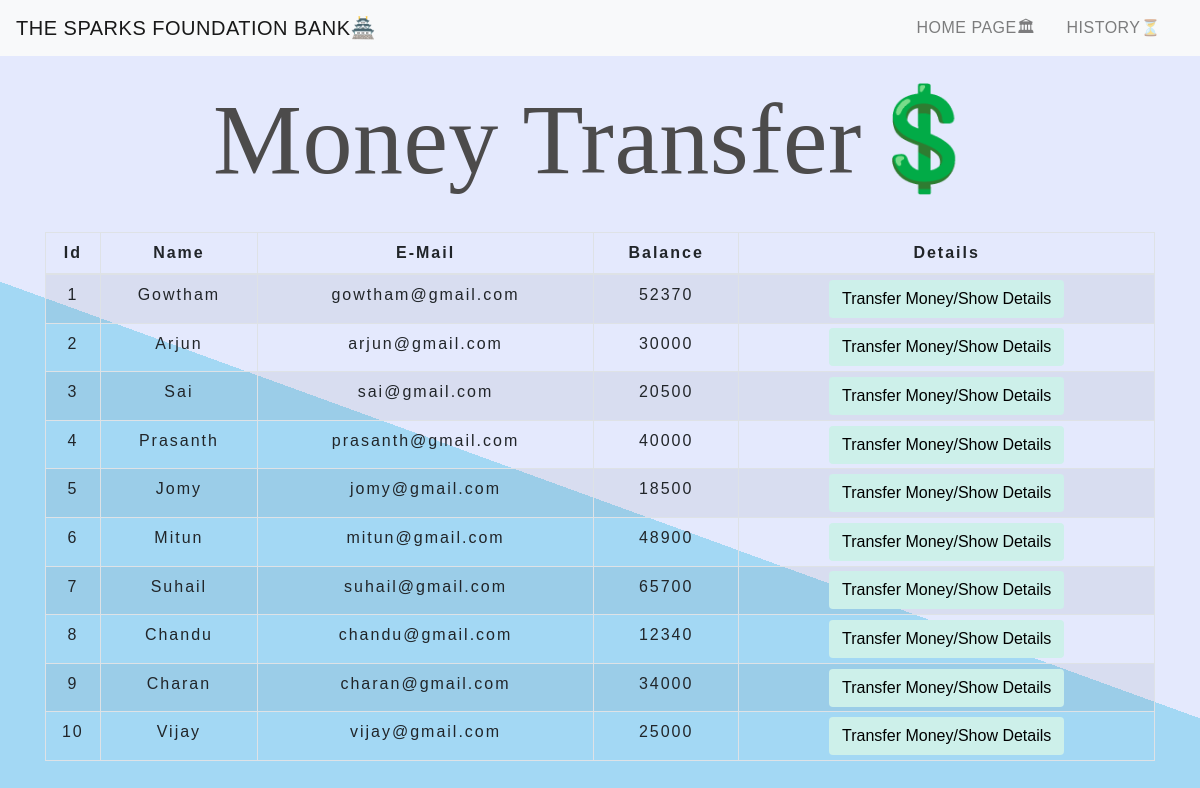
/transaction.php, run on the app's committed database.
### tables this page shows
CREATE TABLE `users` (
  `id` int(20) NOT NULL,
  `name` varchar(20) NOT NULL,
  `email` varchar(30) NOT NULL,
  `balance` int(15) NOT NULL
);

### transaction.php (the view, shortened to what this page needs)
<!DOCTYPE html>
<html lang="en">
<head>
    <link rel="stylesheet" href="https://maxcdn.bootstrapcdn.com/bootstrap/4.0.0/css/bootstrap.min.css">
    <link rel="stylesheet" type="text/css" href="css/table.css">
    <link rel="stylesheet" type="text/css" href="css/navbar.css">
</head>
<body>
<?php
    include 'config.php';
    $sql = "SELECT * FROM users";
    $result = mysqli_query($conn,$sql);
?>
<?php
  include 'navbar.php';
?>
<div class="container">
        <h2 class="text-center pt-4">Money Transfer💲</h2>
        <br>
            <div class="row">
                <div class="col">
                    <div class="table-responsive-sm">
                    <table class="table table-hover table-sm table-striped table-condensed table-bordered">
                        <thead>
                            <tr>
                            <th scope="col" class="text-center py-2">Id</th>
                            <th scope="col" class="text-center py-2">Name</th>
                            <th scope="col" class="text-center py-2">E-Mail</th>
                            <th scope="col" class="text-center py-2">Balance</th>
                            <th scope="col" class="text-center py-2">Details</th>
                            </tr>
                        </thead>
                        <tbody>
                <?php
                    while($rows=mysqli_fetch_assoc($result)){
                ?>
                    <tr>
                        <td class="py-2" style="text-align:center;"><?php echo $rows['id'] ?></td>
                        <td class="py-2" style="text-align:center;"><?php echo $rows['name']?></td>
                        <td class="py-2" style="text-align:center;"><?php echo $rows['email']?></td>
                        <td class="py-2" style="text-align:center;"><?php echo $rows['balance']?></td>
                        <td style="text-align:center;"><a href="customerdetails.php?id= <?php echo $rows['id'] ;?>"> <button type="button" class="btn">Transfer Money/Show Details</button></a></td>
                    </tr>
                <?php
                    }
                ?>
                        </tbody>
                    </table>
                    </div>
                </div>
            </div>
         </div>
</body>
</html>

### navbar.php (shortened to what this page needs)
<nav class="navbar navbar-expand-md navbar-light bg-light">
<a class="navbar-brand" href="index.php">THE SPARKS FOUNDATION BANK🏯</a>
<div class="collapse navbar-collapse" id="collapsibleNavbar">
      <ul class="navbar-nav ml-auto">
        <li class="nav-item">
          <a class="nav-link" href="index.php">HOME PAGE🏛</a>
        </li>
        <li class="nav-item">
          <a class="nav-link" href="transactionhistory.php">HISTORY⏳</a>
        </li>
    </div>
 </nav>

### table.css (style rules this page uses)
* { padding: 0; margin: 0; box-sizing: border-box; font-family: sans-serif; }
h2 { font-size: 100px; font-family: Ubuntu; }
table { letter-spacing: 2px; }
td { text-align: center; }
button { border:1px solid black; background: #CDF0EA; transition: 1s; }

### navbar.css (style rules this page uses)
.nav-link { margin-right: 15px; color:#F0EBCC; letter-spacing: 0.5px; transition: 0.5s; }
.navbar-brand { color: #4C4B4B; letter-spacing: 0.5px; }
h2 { color: #4C4B4B; letter-spacing: 0.5px; font-family: 'Staatliches', cursive; }

### transaction.php (style rules this page uses)
button { transition: 1.5s; }
body { background-color: #E4E9FD; background-image: -webkit-linear-gradient(70deg, #A3D8F4 50%, #E4E9FD 50%); min-height:1000px; }

### data on the page
users: id "1", name "Gowtham", email "gowtham@gmail.com", balance "52370"
users: id "2", name "Arjun", email "arjun@gmail.com", balance "30000"
users: id "3", name "Sai", email "sai@gmail.com", balance "20500"
users: id "4", name "Prasanth", email "prasanth@gmail.com", balance "40000"
users: id "5", name "Jomy", email "jomy@gmail.com", balance "18500"
users: id "6", name "Mitun", email "mitun@gmail.com", balance "48900"
users: id "7", name "Suhail", email "suhail@gmail.com", balance "65700"
users: id "8", name "Chandu", email "chandu@gmail.com", balance "12340"
users: id "9", name "Charan", email "charan@gmail.com", balance "34000"
users: id "10", name "Vijay", email "vijay@gmail.com", balance "25000"
